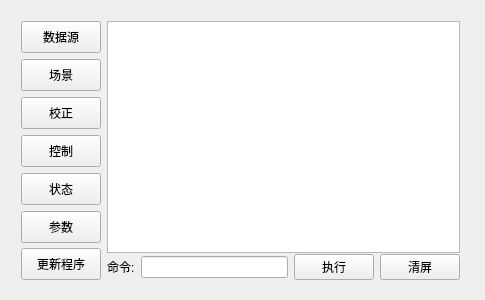
<?xml version="1.0" encoding="UTF-8"?>
<ui version="4.0">
 <class>MainWindow</class>
 <widget class="QMainWindow" name="MainWindow">
  <property name="geometry">
   <rect>
    <x>0</x>
    <y>0</y>
    <width>485</width>
    <height>300</height>
   </rect>
  </property>
  <property name="minimumSize">
   <size>
    <width>400</width>
    <height>259</height>
   </size>
  </property>
  <property name="windowTitle">
   <string>四轴上位机v1.2.2.t(luyuexin)</string>
  </property>
  <widget class="QWidget" name="centralWidget">
   <widget class="QWidget" name="horizontalLayoutWidget">
    <property name="geometry">
     <rect>
      <x>10</x>
      <y>10</y>
      <width>461</width>
      <height>281</height>
     </rect>
    </property>
    <layout class="QHBoxLayout" name="horizontalLayout">
     <item>
      <layout class="QVBoxLayout" name="verticalLayout">
       <item>
        <spacer name="verticalSpacer_2">
         <property name="orientation">
          <enum>Qt::Vertical</enum>
         </property>
         <property name="sizeHint" stdset="0">
          <size>
           <width>20</width>
           <height>40</height>
          </size>
         </property>
        </spacer>
       </item>
       <item>
        <widget class="QPushButton" name="btDialogDataSource">
         <property name="minimumSize">
          <size>
           <width>0</width>
           <height>32</height>
          </size>
         </property>
         <property name="text">
          <string>数据源</string>
         </property>
        </widget>
       </item>
       <item>
        <widget class="QPushButton" name="btDialogScene">
         <property name="minimumSize">
          <size>
           <width>0</width>
           <height>32</height>
          </size>
         </property>
         <property name="text">
          <string>场景</string>
         </property>
        </widget>
       </item>
       <item>
        <widget class="QPushButton" name="btDialogCalibration">
         <property name="minimumSize">
          <size>
           <width>0</width>
           <height>32</height>
          </size>
         </property>
         <property name="text">
          <string>校正</string>
         </property>
        </widget>
       </item>
       <item>
        <widget class="QPushButton" name="btDialogControl">
         <property name="minimumSize">
          <size>
           <width>0</width>
           <height>32</height>
          </size>
         </property>
         <property name="text">
          <string>控制</string>
         </property>
        </widget>
       </item>
       <item>
        <widget class="QPushButton" name="btDialogStatus">
         <property name="minimumSize">
          <size>
           <width>0</width>
           <height>32</height>
          </size>
         </property>
         <property name="text">
          <string>状态</string>
         </property>
        </widget>
       </item>
       <item>
        <widget class="QPushButton" name="btDialogParameter">
         <property name="minimumSize">
          <size>
           <width>0</width>
           <height>32</height>
          </size>
         </property>
         <property name="text">
          <string>参数</string>
         </property>
        </widget>
       </item>
       <item>
        <widget class="QPushButton" name="btDialogBootloader">
         <property name="minimumSize">
          <size>
           <width>0</width>
           <height>32</height>
          </size>
         </property>
         <property name="text">
          <string>更新程序</string>
         </property>
        </widget>
       </item>
       <item>
        <spacer name="verticalSpacer">
         <property name="orientation">
          <enum>Qt::Vertical</enum>
         </property>
         <property name="sizeHint" stdset="0">
          <size>
           <width>20</width>
           <height>40</height>
          </size>
         </property>
        </spacer>
       </item>
      </layout>
     </item>
     <item>
      <layout class="QVBoxLayout" name="verticalLayout_2">
       <property name="spacing">
        <number>1</number>
       </property>
       <item>
        <widget class="QTextBrowser" name="tbMessage">
         <property name="openExternalLinks">
          <bool>true</bool>
         </property>
        </widget>
       </item>
       <item>
        <layout class="QHBoxLayout" name="horizontalLayout_2">
         <item>
          <widget class="QLabel" name="label">
           <property name="text">
            <string>命令:</string>
           </property>
          </widget>
         </item>
         <item>
          <widget class="QLineEdit" name="leCmd"/>
         </item>
         <item>
          <widget class="QPushButton" name="btExecute">
           <property name="text">
            <string>执行</string>
           </property>
          </widget>
         </item>
         <item>
          <widget class="QPushButton" name="btClearMessage">
           <property name="text">
            <string>清屏</string>
           </property>
          </widget>
         </item>
        </layout>
       </item>
      </layout>
     </item>
    </layout>
   </widget>
  </widget>
 </widget>
 <layoutdefault spacing="6" margin="11"/>
 <tabstops>
  <tabstop>btDialogDataSource</tabstop>
  <tabstop>btDialogScene</tabstop>
  <tabstop>btDialogCalibration</tabstop>
  <tabstop>btDialogControl</tabstop>
  <tabstop>btDialogStatus</tabstop>
  <tabstop>btDialogParameter</tabstop>
  <tabstop>btDialogBootloader</tabstop>
  <tabstop>leCmd</tabstop>
  <tabstop>btExecute</tabstop>
  <tabstop>btClearMessage</tabstop>
  <tabstop>tbMessage</tabstop>
 </tabstops>
 <resources/>
 <connections/>
</ui>
